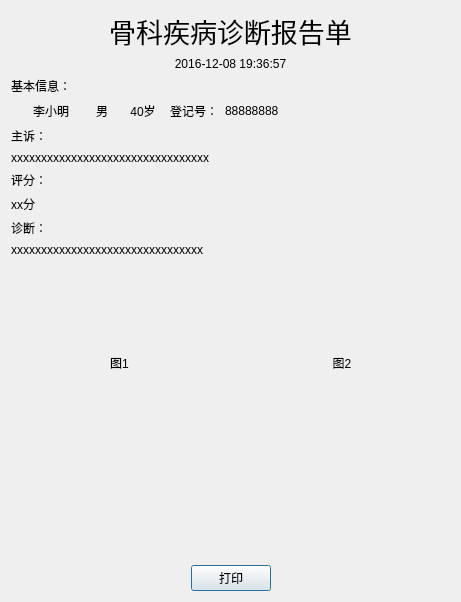
<?xml version="1.0" encoding="UTF-8"?>
<ui version="4.0">
 <class>InfoDetailView</class>
 <widget class="QDialog" name="InfoDetailView">
  <property name="geometry">
   <rect>
    <x>0</x>
    <y>0</y>
    <width>461</width>
    <height>602</height>
   </rect>
  </property>
  <property name="windowTitle">
   <string>Dialog</string>
  </property>
  <layout class="QVBoxLayout" name="verticalLayout" stretch="0,0,0,1">
   <item>
    <widget class="QLabel" name="title">
     <property name="sizePolicy">
      <sizepolicy hsizetype="Preferred" vsizetype="Fixed">
       <horstretch>0</horstretch>
       <verstretch>0</verstretch>
      </sizepolicy>
     </property>
     <property name="font">
      <font>
       <family>Microsoft YaHei UI</family>
       <pointsize>20</pointsize>
      </font>
     </property>
     <property name="text">
      <string>骨科疾病诊断报告单</string>
     </property>
     <property name="alignment">
      <set>Qt::AlignCenter</set>
     </property>
    </widget>
   </item>
   <item>
    <widget class="QLabel" name="date">
     <property name="sizePolicy">
      <sizepolicy hsizetype="Preferred" vsizetype="Fixed">
       <horstretch>0</horstretch>
       <verstretch>0</verstretch>
      </sizepolicy>
     </property>
     <property name="font">
      <font>
       <family>Microsoft YaHei UI</family>
      </font>
     </property>
     <property name="text">
      <string>2016-12-08 19:36:57</string>
     </property>
     <property name="alignment">
      <set>Qt::AlignCenter</set>
     </property>
    </widget>
   </item>
   <item>
    <layout class="QVBoxLayout" name="verticalLayout_2" stretch="0,0,0,0,0,0,0,0,0,0">
     <item>
      <widget class="QLabel" name="label">
       <property name="sizePolicy">
        <sizepolicy hsizetype="Preferred" vsizetype="Fixed">
         <horstretch>0</horstretch>
         <verstretch>0</verstretch>
        </sizepolicy>
       </property>
       <property name="font">
        <font>
         <family>Microsoft YaHei UI</family>
        </font>
       </property>
       <property name="text">
        <string>基本信息：</string>
       </property>
      </widget>
     </item>
     <item>
      <layout class="QHBoxLayout" name="horizontalLayout">
       <property name="leftMargin">
        <number>10</number>
       </property>
       <property name="rightMargin">
        <number>10</number>
       </property>
       <item>
        <widget class="QLabel" name="name">
         <property name="sizePolicy">
          <sizepolicy hsizetype="Fixed" vsizetype="Preferred">
           <horstretch>0</horstretch>
           <verstretch>0</verstretch>
          </sizepolicy>
         </property>
         <property name="minimumSize">
          <size>
           <width>60</width>
           <height>0</height>
          </size>
         </property>
         <property name="maximumSize">
          <size>
           <width>60</width>
           <height>16777215</height>
          </size>
         </property>
         <property name="font">
          <font>
           <family>Microsoft YaHei UI</family>
          </font>
         </property>
         <property name="text">
          <string>李小明</string>
         </property>
         <property name="alignment">
          <set>Qt::AlignCenter</set>
         </property>
        </widget>
       </item>
       <item>
        <widget class="QLabel" name="sex">
         <property name="sizePolicy">
          <sizepolicy hsizetype="Fixed" vsizetype="Preferred">
           <horstretch>0</horstretch>
           <verstretch>0</verstretch>
          </sizepolicy>
         </property>
         <property name="minimumSize">
          <size>
           <width>30</width>
           <height>0</height>
          </size>
         </property>
         <property name="maximumSize">
          <size>
           <width>30</width>
           <height>16777215</height>
          </size>
         </property>
         <property name="font">
          <font>
           <family>Microsoft YaHei UI</family>
          </font>
         </property>
         <property name="text">
          <string>男</string>
         </property>
         <property name="alignment">
          <set>Qt::AlignCenter</set>
         </property>
        </widget>
       </item>
       <item>
        <widget class="QLabel" name="age">
         <property name="sizePolicy">
          <sizepolicy hsizetype="Fixed" vsizetype="Preferred">
           <horstretch>0</horstretch>
           <verstretch>0</verstretch>
          </sizepolicy>
         </property>
         <property name="minimumSize">
          <size>
           <width>40</width>
           <height>0</height>
          </size>
         </property>
         <property name="maximumSize">
          <size>
           <width>40</width>
           <height>16777215</height>
          </size>
         </property>
         <property name="font">
          <font>
           <family>Microsoft YaHei UI</family>
          </font>
         </property>
         <property name="text">
          <string>40岁</string>
         </property>
         <property name="alignment">
          <set>Qt::AlignCenter</set>
         </property>
        </widget>
       </item>
       <item>
        <widget class="QLabel" name="label_4">
         <property name="sizePolicy">
          <sizepolicy hsizetype="Fixed" vsizetype="Preferred">
           <horstretch>0</horstretch>
           <verstretch>0</verstretch>
          </sizepolicy>
         </property>
         <property name="minimumSize">
          <size>
           <width>50</width>
           <height>0</height>
          </size>
         </property>
         <property name="maximumSize">
          <size>
           <width>50</width>
           <height>16777215</height>
          </size>
         </property>
         <property name="font">
          <font>
           <family>Microsoft YaHei UI</family>
          </font>
         </property>
         <property name="text">
          <string>登记号：</string>
         </property>
         <property name="alignment">
          <set>Qt::AlignCenter</set>
         </property>
        </widget>
       </item>
       <item>
        <widget class="QLabel" name="cardid">
         <property name="sizePolicy">
          <sizepolicy hsizetype="Fixed" vsizetype="Preferred">
           <horstretch>0</horstretch>
           <verstretch>0</verstretch>
          </sizepolicy>
         </property>
         <property name="minimumSize">
          <size>
           <width>100</width>
           <height>0</height>
          </size>
         </property>
         <property name="maximumSize">
          <size>
           <width>100</width>
           <height>16777215</height>
          </size>
         </property>
         <property name="font">
          <font>
           <family>Microsoft YaHei UI</family>
          </font>
         </property>
         <property name="text">
          <string>88888888</string>
         </property>
         <property name="alignment">
          <set>Qt::AlignLeading|Qt::AlignLeft|Qt::AlignVCenter</set>
         </property>
        </widget>
       </item>
       <item>
        <spacer name="horizontalSpacer">
         <property name="orientation">
          <enum>Qt::Horizontal</enum>
         </property>
         <property name="sizeHint" stdset="0">
          <size>
           <width>40</width>
           <height>20</height>
          </size>
         </property>
        </spacer>
       </item>
      </layout>
     </item>
     <item>
      <widget class="QLabel" name="label_2">
       <property name="font">
        <font>
         <family>Microsoft YaHei UI</family>
        </font>
       </property>
       <property name="text">
        <string>主诉：</string>
       </property>
      </widget>
     </item>
     <item>
      <widget class="QLabel" name="complain">
       <property name="font">
        <font>
         <family>Microsoft YaHei UI</family>
        </font>
       </property>
       <property name="text">
        <string>xxxxxxxxxxxxxxxxxxxxxxxxxxxxxxxxx</string>
       </property>
       <property name="margin">
        <number>15</number>
       </property>
      </widget>
     </item>
     <item>
      <widget class="QLabel" name="label_11">
       <property name="font">
        <font>
         <family>Microsoft YaHei UI</family>
        </font>
       </property>
       <property name="text">
        <string>评分：</string>
       </property>
      </widget>
     </item>
     <item>
      <widget class="QLabel" name="score">
       <property name="font">
        <font>
         <family>Microsoft YaHei UI</family>
        </font>
       </property>
       <property name="text">
        <string>xx分</string>
       </property>
       <property name="margin">
        <number>15</number>
       </property>
      </widget>
     </item>
     <item>
      <widget class="QLabel" name="label_3">
       <property name="font">
        <font>
         <family>Microsoft YaHei UI</family>
        </font>
       </property>
       <property name="text">
        <string>诊断：</string>
       </property>
      </widget>
     </item>
     <item>
      <widget class="QLabel" name="diagnose">
       <property name="font">
        <font>
         <family>Microsoft YaHei UI</family>
        </font>
       </property>
       <property name="text">
        <string>xxxxxxxxxxxxxxxxxxxxxxxxxxxxxxxx</string>
       </property>
       <property name="margin">
        <number>15</number>
       </property>
      </widget>
     </item>
     <item>
      <layout class="QHBoxLayout" name="horizontalLayout_2">
       <item>
        <widget class="QLabel" name="picture1">
         <property name="sizePolicy">
          <sizepolicy hsizetype="Preferred" vsizetype="Fixed">
           <horstretch>0</horstretch>
           <verstretch>200</verstretch>
          </sizepolicy>
         </property>
         <property name="minimumSize">
          <size>
           <width>0</width>
           <height>200</height>
          </size>
         </property>
         <property name="font">
          <font>
           <family>Microsoft YaHei UI</family>
          </font>
         </property>
         <property name="text">
          <string>图1</string>
         </property>
         <property name="alignment">
          <set>Qt::AlignCenter</set>
         </property>
        </widget>
       </item>
       <item>
        <widget class="QLabel" name="picture2">
         <property name="sizePolicy">
          <sizepolicy hsizetype="Preferred" vsizetype="Fixed">
           <horstretch>0</horstretch>
           <verstretch>200</verstretch>
          </sizepolicy>
         </property>
         <property name="minimumSize">
          <size>
           <width>0</width>
           <height>200</height>
          </size>
         </property>
         <property name="font">
          <font>
           <family>Microsoft YaHei UI</family>
          </font>
         </property>
         <property name="text">
          <string>图2</string>
         </property>
         <property name="alignment">
          <set>Qt::AlignCenter</set>
         </property>
        </widget>
       </item>
      </layout>
     </item>
     <item>
      <spacer name="verticalSpacer">
       <property name="orientation">
        <enum>Qt::Vertical</enum>
       </property>
       <property name="sizeHint" stdset="0">
        <size>
         <width>20</width>
         <height>40</height>
        </size>
       </property>
      </spacer>
     </item>
    </layout>
   </item>
   <item>
    <layout class="QHBoxLayout" name="horizontalLayout_4">
     <item>
      <spacer name="horizontalSpacer_2">
       <property name="orientation">
        <enum>Qt::Horizontal</enum>
       </property>
       <property name="sizeHint" stdset="0">
        <size>
         <width>40</width>
         <height>20</height>
        </size>
       </property>
      </spacer>
     </item>
     <item>
      <widget class="QPushButton" name="pushButton_2">
       <property name="text">
        <string>打印</string>
       </property>
      </widget>
     </item>
     <item>
      <spacer name="horizontalSpacer_3">
       <property name="orientation">
        <enum>Qt::Horizontal</enum>
       </property>
       <property name="sizeHint" stdset="0">
        <size>
         <width>40</width>
         <height>20</height>
        </size>
       </property>
      </spacer>
     </item>
    </layout>
   </item>
  </layout>
 </widget>
 <resources/>
 <connections/>
</ui>
